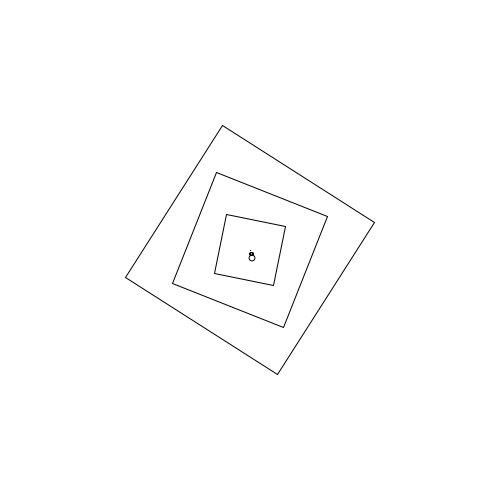
Frame 1 (no input)
Frame 60 (the mouse pressed at the canvas centre just before this capture): identical to frame 1, image omitted
Frame 120 (the mouse held since frame 60 and released just before this capture): identical to frame 1, image omitted

The Processing sketch that drew this single still picture (run headless with seeded random() and noise(); from frame 60 on, the mouse is pressed at the canvas centre):

// Processing sketch: sketch_0907
// ── sketch_0907.pde
void setup() {
  size(500, 500);
}
void draw() {
  background(255);
  noFill();
  //stroke(255);
  //strokeWeight(4);
  for (int i =0; i<10; i+=3) {
    pushMatrix();
    translate(250, 250);
    rectMode(CENTER);
    rotate(i/100.0*TWO_PI);
    rect(0, 0, i*20, i*20);
    for (int j = 0; j<i; j+=3) {
      ellipse(j,j,j,j);
    }
    popMatrix();
  }
}
